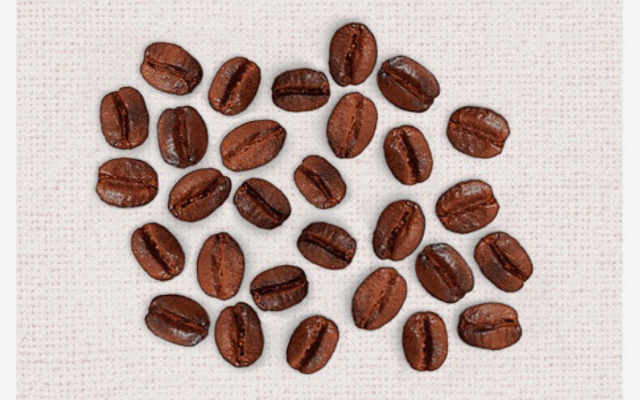
#> input picture s12/cafe.png, 640 x 400 px
$ python identificando_e_desenhando_um_retangulo_possivelmente_obliquo.py
#> lines starting #> are read from the running program, lines starting #| are printed output that depends on the picture; after the words box and inside, x2 and y2 are one past the last pixel; in counts of white or black regions, pixels touching at a corner belong together
import cv2
import numpy as np


def main():
    # carrego imagem
    imgOriginal = cv2.imread("cafe.png")
#> imgOriginal is the input picture: shape (400, 640, 3); mean B, G, R 168.8, 174.8, 193.4
    imgGray = img = cv2.cvtColor(imgOriginal, cv2.COLOR_BGR2GRAY)
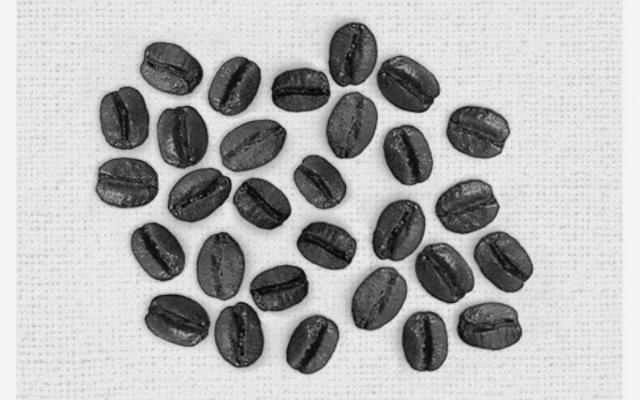
#> imgGray: shape (400, 640); min 3, max 248, mean 179.7
    # aplico a binarização invertida
    metodo = cv2.THRESH_BINARY_INV
    ret, imgBinarizada = cv2.threshold(imgGray, 135, 255, metodo)
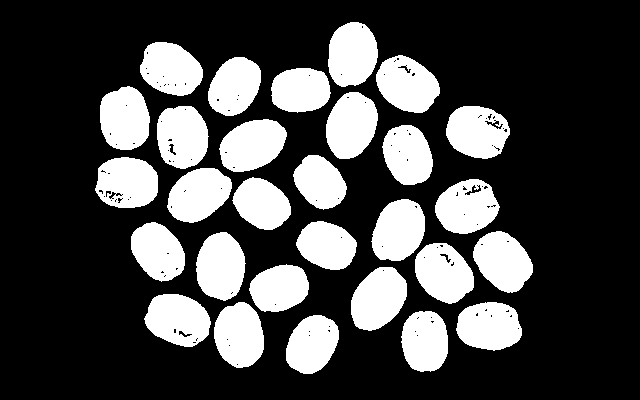
#> imgBinarizada: shape (400, 640); 27.9% white; 29 white regions, largest, box (x1, y1, x2, y2) and area: (326, 92, 378, 159) 2638, (219, 119, 287, 172) 2632, (351, 267, 407, 331) 2630
    # aplico o filtro da mediana para tirar os "respingos" pretos da área branca do grão
    imgMascaraSegmentacao = cv2.medianBlur(imgBinarizada, 9, dst=None)
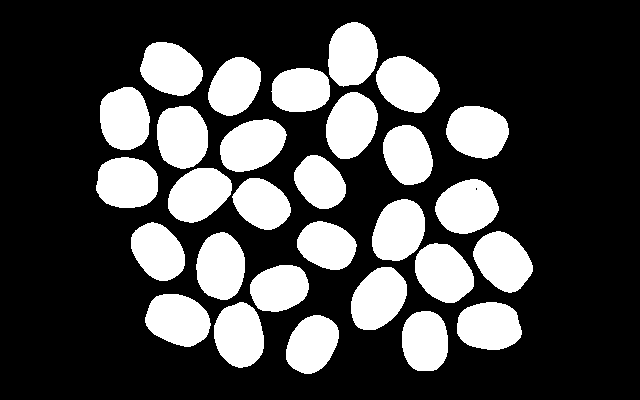
#> imgMascaraSegmentacao: shape (400, 640); 27.8% white; 29 white regions
    # pego contornos da área branca
    contours, hier = cv2.findContours(imgMascaraSegmentacao, cv2.RETR_LIST,
                                      cv2.CHAIN_APPROX_SIMPLE)
#> contours = 30 contours, 1 with area under 20; largest, box (x1, y1, x2, y2) and area: (376, 56, 440, 113) 2540, (145, 294, 211, 347) 2536, (157, 106, 208, 169) 2535, (326, 92, 378, 159) 2532, (415, 243, 474, 303) 2527
    # desenho os contornos(pegos na linha acima) baseado na mascara
    for cnt in contours:
        if cv2.contourArea(cnt):
            # A direção é o ângulo no qual o objeto é orientado
            (x, y), (MA, ma), angle = cv2.fitEllipse(cnt)  # modifica cnt a fim de obter angulo
            rect = cv2.minAreaRect(cnt)
            box = cv2.boxPoints(rect)
            box = np.int0(box)
            imgOriginal = cv2.drawContours(imgOriginal, [box], 0, (0, 0, 255), 2)
#> this loop made 30 passes
#> (x, y, MA, ma, angle, rect, box) on passes 1 to 5: (311.7, 343.8, 45.53, 62.06, 31.44, ((311.5, 343.5), (60.37, 45.17), -63.43), [[318, 380], [277, 360], [304, 306], [345, 326]]), (424.7, 340.9, 46.7, 62.2, 176.7, ((424.5, 340.5), (59, 45), -90), [[447, 370], [402, 370], [402, 311], [447, 311]]), (488.8, 325.8, 47.93, 65.12, 91.96, ((489, 325.5), (47, 64), -90), [[521, 349], [457, 349], [457, 302], [521, 302]]), (239, 334.9, 48.86, 64.55, 172.9, ((238.6, 335.5), (49.02, 63.25), -18.43), [[225, 373], [205, 313], [251, 297], [271, 357]]), (177.7, 319.3, 48.57, 66.15, 110.3, ((178.2, 319.2), (48.38, 64.51), -71.57), [[201, 352], [140, 332], [155, 286], [216, 306]])
#> pass 1, in main, `imgOriginal = cv2.drawContours(imgOriginal, [box], 0, (0, 0, 255), 2)`:
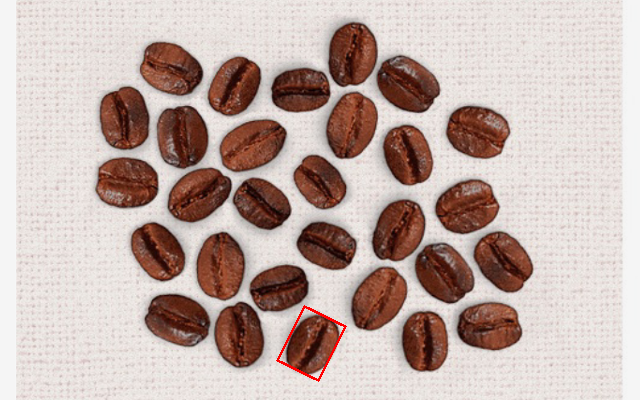
#> imgOriginal: shape (400, 640, 3); 0.2% of pixels changed, all inside (x1, y1, x2, y2) = (276, 305, 347, 382)
#> pass 2, in main, `imgOriginal = cv2.drawContours(imgOriginal, [box], 0, (0, 0, 255), 2)`:
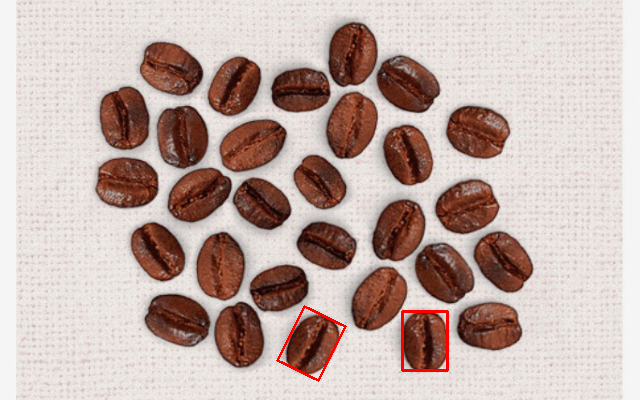
#> imgOriginal: shape (400, 640, 3); 0.24% of pixels changed, all inside (x1, y1, x2, y2) = (401, 310, 449, 372)
#> pass 3, in main, `imgOriginal = cv2.drawContours(imgOriginal, [box], 0, (0, 0, 255), 2)`:
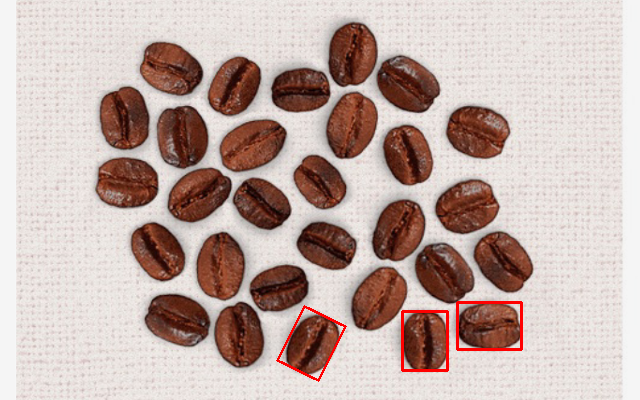
#> imgOriginal: shape (400, 640, 3); 0.26% of pixels changed, all inside (x1, y1, x2, y2) = (456, 301, 523, 351)
#> after the loop:
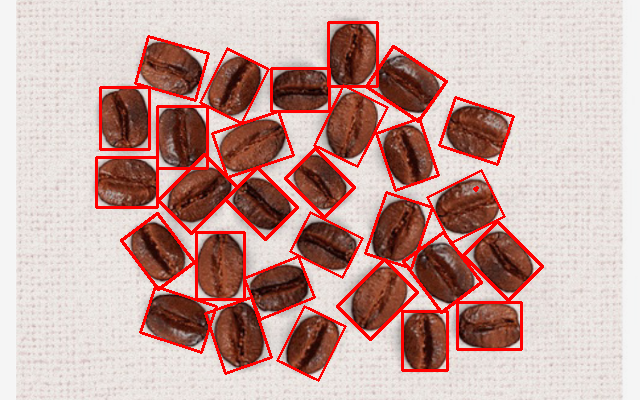
#> imgOriginal: shape (400, 640, 3); 6.34% of pixels changed, all inside (x1, y1, x2, y2) = (95, 21, 544, 375)
    # imprimo as imagens
    cv2.imshow("ImagemGrey", imgGray)
    cv2.imshow("ImagemBinarizada", imgBinarizada)
    cv2.imshow("Mascara de Segmentacao", imgMascaraSegmentacao)
    cv2.imshow("ImagemOriginal identificada", imgOriginal)
    cv2.waitKey(0)
    cv2.destroyAllWindows()


if __name__ == "__main__":
    main()
